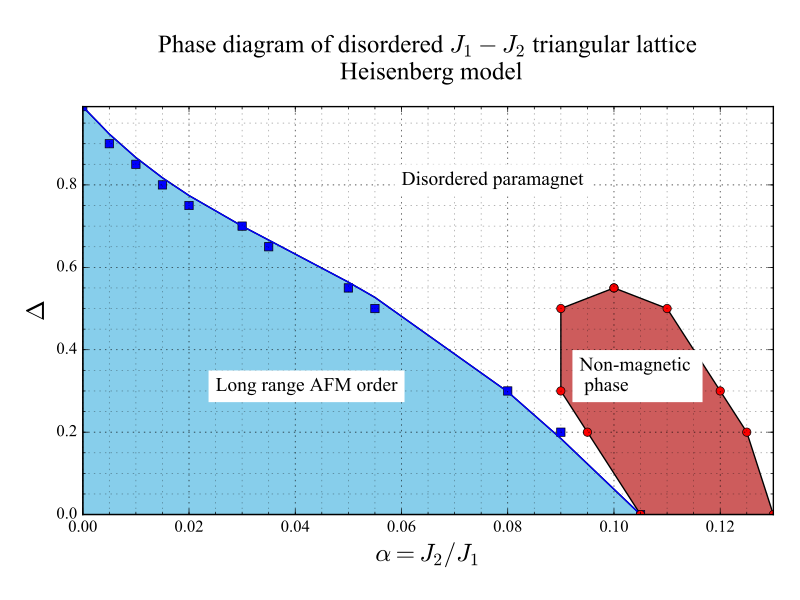

Reproduce this figure in Python.
#!/usr/bin/env python

import numpy as np
import matplotlib.pyplot as plt
from scipy.optimize import curve_fit

# the font styleset
from matplotlib import rcParams
rcParams['font.serif'] = ['Times New Roman']
rcParams['font.family'] = 'serif'

fig, ax = plt.subplots()

# LRO data
strfc = np.array([[0.105,0.0],[0.09,0.2],[0.08,0.3],
    [0.055,0.5],[0.05,0.55],[0.035,0.65],
    [0.03,0.7],[0.02,0.75],[0.015,0.8],[0.01,0.85],[0.005,0.9],[0.0,0.99]])

# LRO plot
ax.plot(strfc[:,0],strfc[:,1],'bs')

# defining parabolic fitting function
def sfc_b(x,a,b,c,d,e):
    return a + b*x + c*(x**2) + d*(x**3) + e*(x**4)

# LRO fitting and plotting
N = len(strfc[:,0])
# more weight for the end and mid points
sigma = np.ones(N)
sigma[[0,N/2,-1]] = 0.01
popt, pcov = curve_fit(sfc_b,strfc[:,0],strfc[:,1],
        sigma=sigma)
ax.plot(strfc[:,0],sfc_b(strfc[:,0], *popt),'b-')
ax.text(0.025,0.3,'Long range AFM order',
        fontsize=14,
        bbox={'facecolor':'white',
            'alpha':1.0,
            'edgecolor':'none',
            'pad':5})
ax.fill_between(np.append(strfc[:,0],0.0),0,
        np.append(sfc_b(strfc[:,0], *popt),0.99),facecolor='skyblue')

# local moment data

moment_1 = np.array([[0.105,0.0],[0.095,0.2],[0.09,0.3],
    [0.09,0.5],[0.1,0.55]])

moment_2 = np.array([[0.13,0.0],[0.125,0.2],[0.12,0.3],
    [0.11,0.5],[0.1,0.55]])

# local moment plot

ax.plot(moment_1[:,0],moment_1[:,1],'ro')
ax.plot(moment_2[:,0],moment_2[:,1],'ro')
ax.text(0.0935,0.3,'Non-magnetic \n phase',
        fontsize=14,
        bbox={'facecolor':'white',
            'alpha':1.0,
            'edgecolor':'none',
            'pad':5})
ax.fill_betweenx(moment_1[:,1],
        moment_1[:,0],
        moment_2[:,0],facecolor='indianred')

ax.text(0.06,0.8,'Disordered paramagnet',
        fontsize=14,
        bbox={'facecolor':'white',
            'alpha':1.0,
            'edgecolor':'none',
            'pad':5})

plt.xlabel(r'$\alpha = J_2/J_1$',fontsize=18)
plt.ylabel(r'$\Delta$',fontsize=18)
plt.title(
'Phase diagram of disordered $J_1-J_2$ triangular lattice'+'\n Heisenberg model',
y=1.05,fontsize=18)

x_major_ticks = np.arange(0.0,0.16,0.02)
x_minor_ticks = np.arange(0.0,0.16,0.005)
y_major_ticks = np.arange(0.0,0.99,0.2)
y_minor_ticks = np.arange(0.0,0.99,0.05)

ax.set_xticks(x_major_ticks)
ax.set_xticks(x_minor_ticks,minor=True)
ax.set_yticks(y_major_ticks)
ax.set_yticks(y_minor_ticks,minor=True)

ax.set_xlim([0.0,0.13])
ax.set_ylim([0.0,0.99])

ax.grid(which='minor',alpha=0.4)
ax.grid(which='major',alpha=0.6)

fig.tight_layout(pad=1.6,h_pad=1.6,w_pad=1.6)
fig.savefig("phase_diagram.pdf")
